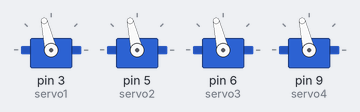
This sketch was run on a simulated Arduino Uno, built with avr-gcc and run on an emulated ATmega328P. On the bench: 4 × servo. At 3.7 s the program stops and its outputs stay as they are.

Above: at 0.15 s.
At 1.07 s:
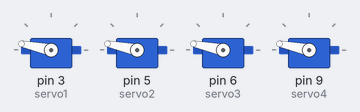
At 2.31 s:
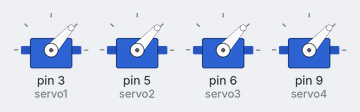
At 2.92 s:
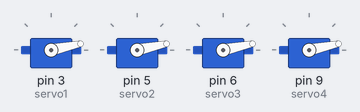
At 3.8 s:
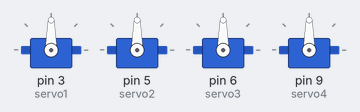
Timing chart, 0 to 5.2 s (numbered marks = the images above):
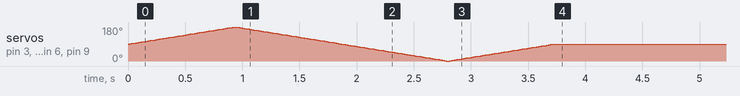

The sketch:

Servo_motors.ino
```cpp
#include <Servo.h>

Servo servo1;
Servo servo2;
Servo servo3;
Servo servo4;

void setup() {
  servo1.attach(3);
  servo2.attach(5);
  servo3.attach(6);
  servo4.attach(9);

  // البداية من المنتصف
  servo1.write(90);
  servo2.write(90);
  servo3.write(90);
  servo4.write(90);
}

void loop() {

  // الحركة يمين
  for (int angle = 90; angle <= 180; angle++) {
    servo1.write(angle);
    servo2.write(angle);
    servo3.write(angle);
    servo4.write(angle);
    delay(10);
  }

  // الحركة يسار
  for (int angle = 180; angle >= 0; angle--) {
    servo1.write(angle);
    servo2.write(angle);
    servo3.write(angle);
    servo4.write(angle);
    delay(10);
  }

  // الرجوع إلى المنتصف
  for (int angle = 0; angle <= 90; angle++) {
    servo1.write(angle);
    servo2.write(angle);
    servo3.write(angle);
    servo4.write(angle);
    delay(10);
  }

  // تثبيت عند 90 درجة
  servo1.write(90);
  servo2.write(90);
  servo3.write(90);
  servo4.write(90);

  // إيقاف البرنامج
  while (true) {
  }
}
```
